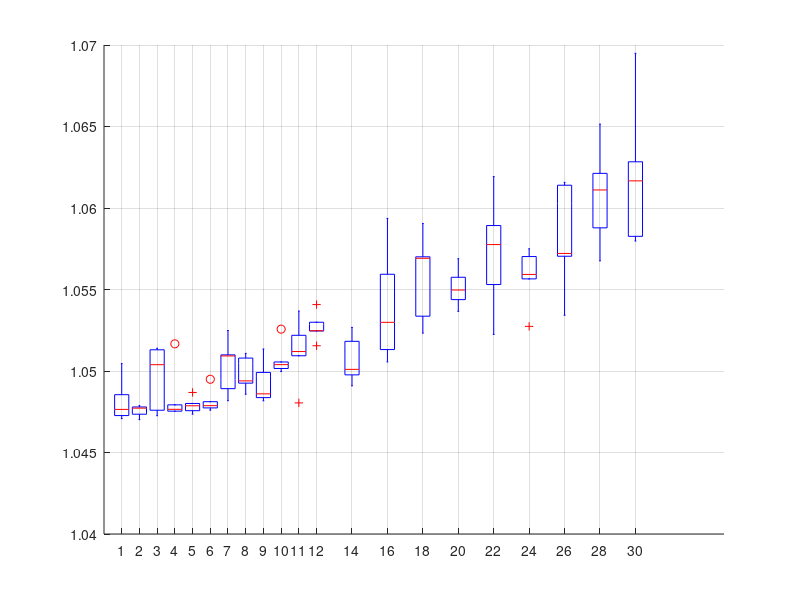

Write the MATLAB code that produced this figure. (Note: this script raises an error after producing the figure.)
close all;
clear all;
clc;


load('V_VUF_with.mat');

Vmax = Vmax+0.0123;
x = [1	2	3	4	5	6	7	8	9	10	11	12	14	16	18	20	22	24	26	28	30];

%% With PV Re-phasing
figure(1);
hold on;
grid on;
h1 = boxplot(Vmax,'positions',x,'Labels',{'1','2','3','4','5','6','7','8','9','10','11','12','14','16','18','20','22','24','26','28','30'});
set(h1,{'linew'},{1.3});
xlabel('No. of new rooftop PV systems');
ylabel('Maximum phase voltage (pu)')

figure(2);
hold on;
grid on;
h2 = boxplot(VUFmax,'positions',x,'Labels',{'1','2','3','4','5','6','7','8','9','10','11','12','14','16','18','20','22','24','26','28','30'});
ylim([0 1]);
set(h2,{'linew'},{1.3});
xlabel('No. of new rooftop PV systems');
ylabel('Maximum voltage unbalance factor')

%% Without PV re-phasing
load('V_VUF_without.mat');
figure(3);
hold on;
grid on;
h3 = boxplot(Vmax,'positions',x,'Labels',{'1','2','3','4','5','6','7','8','9','10','11','12','14','16','18','20','22','24','26','28','30'});
set(h3,{'linew'},{1.3});
xlabel('No. of new rooftop PV systems');
ylabel('Maximum phase voltage (pu)')

figure(4);
hold on;
grid on;
h4 = boxplot(VUFmax,'positions',x,'Labels',{'1','2','3','4','5','6','7','8','9','10','11','12','14','16','18','20','22','24','26','28','30'});
ylim([0 3]);
set(h4,{'linew'},{1.3});
xlabel('No. of new rooftop PV systems');
ylabel('Maximum voltage unbalance factor')